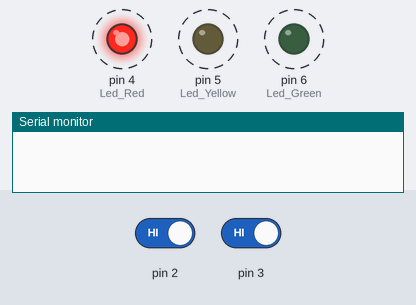
Bench run of a sketch on a simulated Arduino Uno, built with avr-gcc and run on an emulated ATmega328P. On the bench: output pins drawn as LEDs (lit = HIGH), the last lines printed to the serial monitor. Dashed ring = blinking. Inputs (shaded band) come from the test bench; at power-on: pin 3 HIGH, pin 2 HIGH.

Above: at 4.5 s.
5.1 s: pin 3 driven LOW
At 5.4 s:
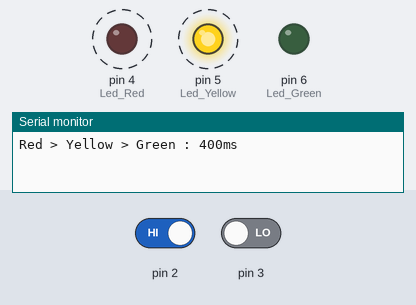
8.1 s: pin 2 driven LOW
At 8.1 s:
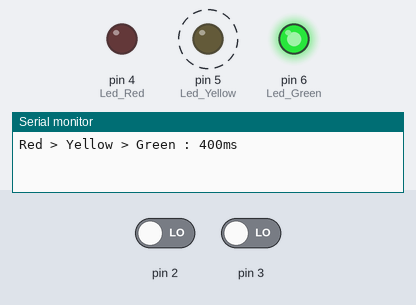
Timing chart, 0 to 17.1 s (numbered marks = the images above; inputs shaded):
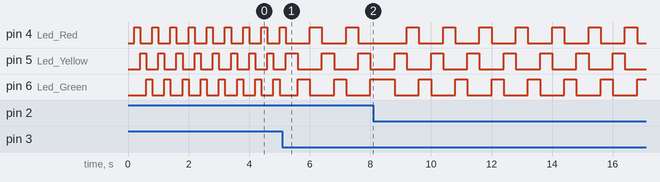

The sketch:

LAB2_11_2_68_66010892.ino
```cpp
#include <avr/io.h>
#include <util/delay.h>

#define INT0_vect _VECTOR(1) //D2 Switch 1
#define INT1_vect _VECTOR(2) //D3 Switch 2
#define TIMER1_OVF_vect _VECTOR(13) /* Timer 1 Overflow */

#define Led_Red PD4 //D4
#define Led_Yellow PD5 //D5
#define Led_Green PD6 //D6

bool dir = 0;//initial = 0
uint8_t speed = 0;
uint8_t color = 0;
uint16_t speed_use = 200;
char speed_text[30];

void clear_led(){
  PORTD &= ~((1 << Led_Red) | (1 << Led_Yellow) | (1 << Led_Green)); // LED_All = Low
}

void Serial_begin(){
  UBRR0 = 51; //19200
  UCSR0A = 0b00000000;
  UCSR0B = 0b10011000;
  UCSR0C = 0b00000110;
}

void Serial_putc(char data){
  char busy;
  do {
    busy = UCSR0A & 0b00100000;
  } while (busy == 0);
    UDR0 = data;
}
char Serial_getc(){
  char busy;
  do{
    busy = UCSR0A &0b10000000;
  }while (busy == 0);
  return (UDR0);
}
void Serial_puts(char *data){
  while (*data){
    Serial_putc(*data++);
  }
}
void Serial_display(){
  switch(dir)
  {
  case 0 :
    Serial_puts("Red > Yellow > Green : ");
    break;
  case 1 :
    Serial_puts("Green > Yellow > Red : ");
    break;
  default :
    break;
  }
  sprintf(speed_text, "%d", speed_use);
  strcat(speed_text, "ms");
  strcat(speed_text, "\r\n");
  Serial_puts(speed_text);
}

ISR(INT0_vect) //
{
  dir = dir ^= 1;// XOR
  Serial_display();
}

ISR(INT1_vect)
{
  if(speed < 4){
    speed++;
  }
  else
    speed = 0;
  speed_use = (speed + 1) * 200; //*200ms return for speed_use
  Serial_display();
}

ISR(TIMER1_OVF_vect) {
  float time_sec = (F_CPU / 1024.0) * (speed_use / 1000.0);
  TCNT1 = 65535 - time_sec;
  clear_led();
  switch (dir)
  {
  case 0: // Red -> Yellow -> Green
    switch (color)
    {
    case 0:
      PORTD |= (1 << Led_Red);
      color += 1;
      break;
    case 1:
      PORTD |= (1 << Led_Yellow);
      color += 1;
      break;
    case 2:
      PORTD |= (1 << Led_Green);
      color = 0;
      break;
    }
    break;
  case 1: // Green -> Yellow -> Red
    switch (color)
    {
    case 0:
      PORTD |= (1 << Led_Green);
      color += 1;
      break;
    case 1:
      PORTD |= (1 << Led_Yellow);
      color += 1;
      break;
    case 2:
      PORTD |= (1 << Led_Red);
      color = 0;
      break;
    }
    break;
  }
}
void set_timer(){
  TCCR1A = 0b00000000;  // Nomal mode
  TCCR1B = 0b00000101;  // 1024 Prescale
  TIMSK1 = 0b00000001;
  TCNT1 = 62410;//200ms
}
void set_interrupt(){
  EICRA = EICRA | 0b00001010;  //Falling Edge
  EIMSK |= (1 << INT0 | 1 << INT1);// Enable INT0 INT1
}
int main() {
  Serial_begin();
  set_timer();
  set_interrupt();
  DDRD |= ((1 << Led_Red) | (1 << Led_Yellow) | (1 << Led_Green));  // led out put

  sei();
  while(true){

  }
}
```

Measured:
- after the input at 5.1 s, pin 4 (Led_Red): alternates HIGH for 0.40 s and LOW for 0.80 s, starting after 0.90 s; pin 5 (Led_Yellow), pin 6 (Led_Green): alternates HIGH for 0.40 s and LOW for 0.80 s, starting after 0.50 s
- by itself, pin 4 (Led_Red), pin 5 (Led_Yellow), pin 6 (Led_Green): alternates HIGH for 0.20 s and LOW for 0.40 s
